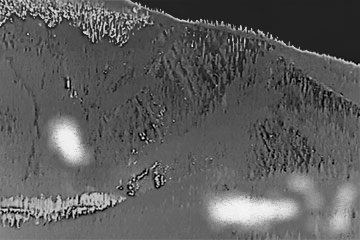
#> input picture CameraReference/WithFire.jpg, 360 x 240 px, found by its file name
$ python ATRdetection.py
#> lines starting #> are read from the running program, lines starting #| are printed output that depends on the picture; after the words box and inside, x2 and y2 are one past the last pixel; in counts of white or black regions, pixels touching at a corner belong together
from imutils import contours
from skimage import measure
import numpy as np
import imutils
import cv2

path = r'C:\Users\micha\PycharmProjects\NotUniversityHacks\CameraReference\WithFire.jpg'
image = cv2.imread(path)
#> image is the input picture: shape (240, 360, 3); min 0, max 248, mean 93.2

#graying out and blurring the image
#this is "pre-processing" the image
gray = cv2.cvtColor(image, cv2.COLOR_BGR2GRAY)
blurred = cv2.GaussianBlur(gray, (11, 11), 0)
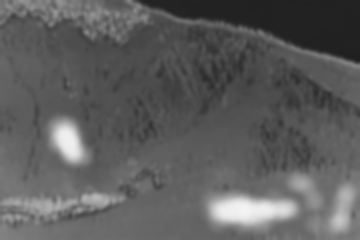
#> blurred: shape (240, 360); min 31, max 243, mean 93.2

# threshold the image using the "normal" image (no fire = normal)
thresh = cv2.threshold(blurred, 200, 255, cv2.THRESH_BINARY)[1]
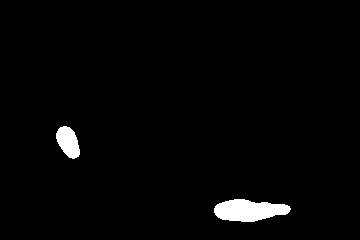
#> thresh: shape (240, 360); 2.1% white; 2 white regions, box (x1, y1, x2, y2) and area: (214, 199, 291, 222) 1260, (56, 126, 80, 159) 537

# erosions and dilations to remove noise from the image
thresh = cv2.erode(thresh, None, iterations=2)
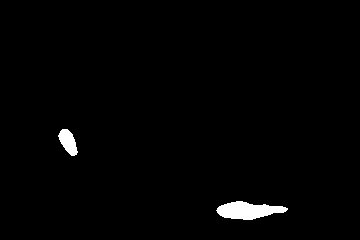
#> thresh: shape (240, 360); 1.4% white; 2 white regions, box (x1, y1, x2, y2) and area: (216, 201, 288, 220) 874, (58, 129, 78, 156) 326
thresh = cv2.dilate(thresh, None, iterations=4)
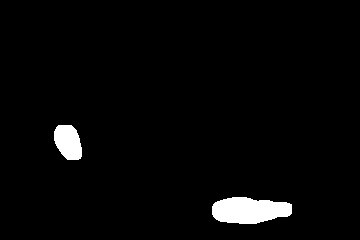
#> thresh: shape (240, 360); 2.8% white; 2 white regions, box (x1, y1, x2, y2) and area: (212, 197, 292, 224) 1674, (54, 125, 82, 160) 766

# perform a connected component analysis on the thresholded
# image, then initialize a mask to store only the "large"
# components
labels = measure.label(thresh, neighbors=8, background=0)
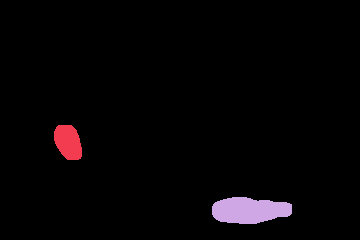
#> labels: shape (240, 360) int64; 3 distinct labels, from 0 to 2; one colour per label, 0 black
mask = np.zeros(thresh.shape, dtype="uint8")
# loop over the unique components
for label in np.unique(labels):
	# if this is the background label, ignore it
	if label == 0:
		continue
	# otherwise, construct the label mask and count the
	# number of pixels
	labelMask = np.zeros(thresh.shape, dtype="uint8")
	labelMask[labels == label] = 255
	numPixels = cv2.countNonZero(labelMask)
	# if the number of pixels in the component is sufficiently
	# large, then add it to our mask of "large blobs"
	if numPixels > 300:
		mask = cv2.add(mask, labelMask)
#> this loop made 3 passes
#> numPixels on passes 2 to 3: 766, 1674
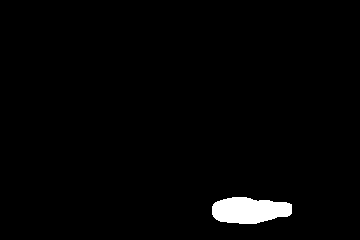
#> labelMask: shape (240, 360); 1.9% white; 1 white region

# find the contours in the mask, then sort them from left to
# right
cnts = cv2.findContours(mask.copy(), cv2.RETR_EXTERNAL,
	cv2.CHAIN_APPROX_SIMPLE)
#> cnts = 2 contours; box (x1, y1, x2, y2) and area: (212, 197, 292, 224) 1584, (54, 125, 82, 160) 718
cnts = imutils.grab_contours(cnts)
cnts = contours.sort_contours(cnts)[0]
# loop over the contours
for (i, c) in enumerate(cnts):
	# draw the bright spot on the image
	(x, y, w, h) = cv2.boundingRect(c)
	((cX, cY), radius) = cv2.minEnclosingCircle(c)
	cv2.circle(image, (int(cX), int(cY)), int(radius),
		(0, 0, 255), 3)
#> this loop made 2 passes
#> (x, y, w, h, cX, cY, radius) on passes 1 to 2: (54, 125, 28, 35, 69, 141.5, 19.83), (212, 197, 80, 27, 251.5, 209, 39.82)
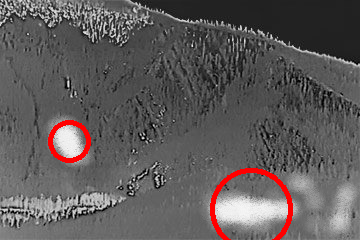
#> image: shape (240, 360, 3); 1.81% of pixels changed, all inside (x1, y1, x2, y2) = (48, 120, 293, 240)
# show the output image
cv2.imshow("Image", image)
cv2.waitKey(0)
